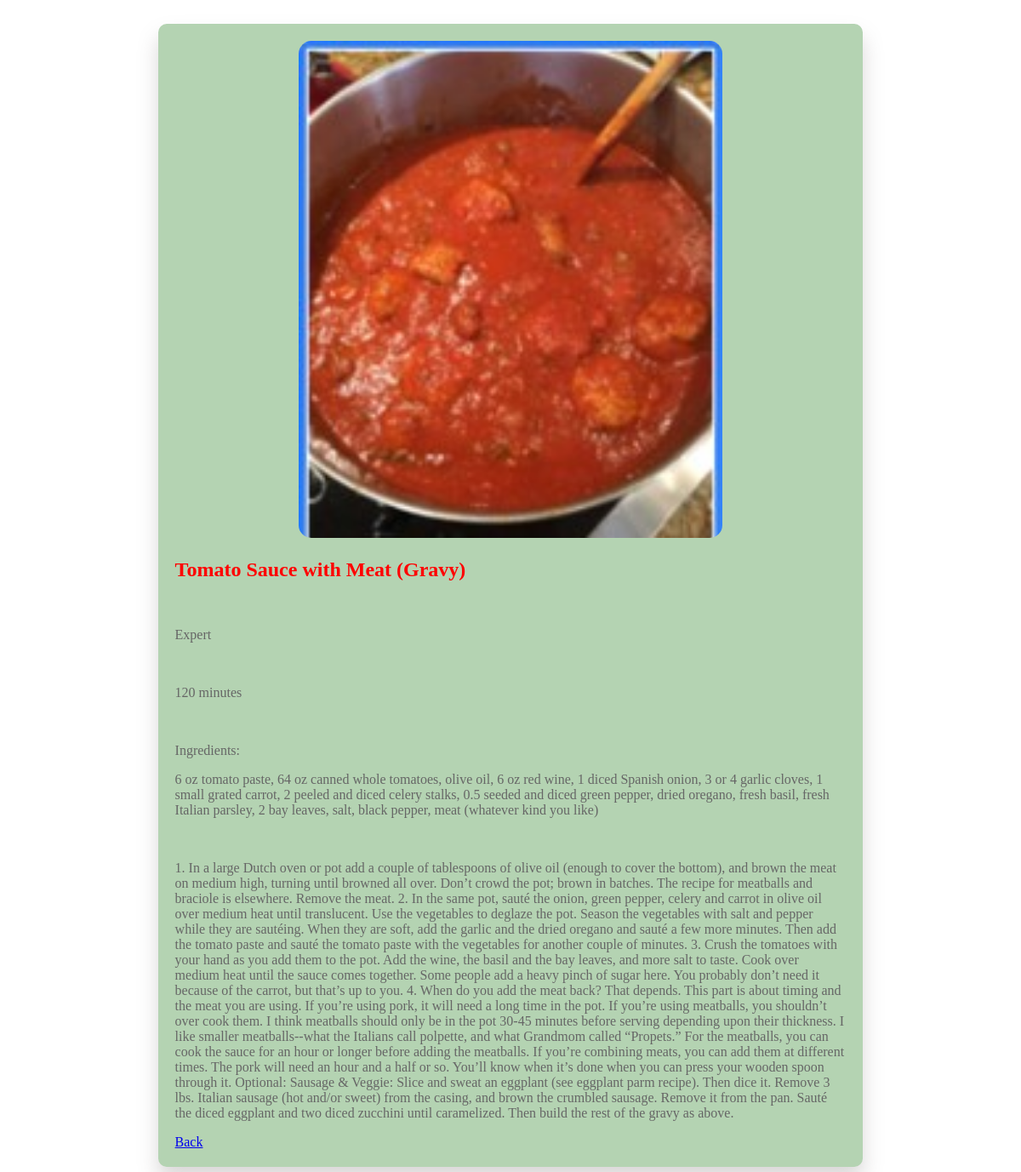
The page /list/4 (signed in) on the database its author committed.
### recipes/models.py (models this page shows, shortened)
class Recipe(models.Model):
    name = models.CharField(max_length = 120)
    cooking_time = models.IntegerField(help_text = 'in minutes', default = 0)
    ingredients = models.CharField(max_length = 500)
    description = models.TextField()
    pic = models.ImageField(upload_to='recipes', default='no_picture.jpg')
    def calc_difficulty(self):
        ingredients = self.ingredients.split(', ')
        if self.cooking_time <= 90 and len(ingredients) <= 5:
            difficulty = 'Easy'
        elif self.cooking_time <= 90 and len(ingredients) > 5:
            difficulty = 'Intermediate'
        elif self.cooking_time > 90 and len(ingredients) < 10:
            difficulty = 'Hard'
        elif self.cooking_time > 90 and len(ingredients) >= 10:
            difficulty = 'Expert'
        return difficulty

### recipes/views.py (the view)
# urls.py: path('list/<pk>', RecipeDetailView.as_view(), name='detail'),
class RecipeDetailView(LoginRequiredMixin, DetailView):
    model = Recipe
    template_name = 'recipes/detail.html'

### recipes/templates/recipes/detail.html (shortened to what this page needs)
{% load static %}
<!DOCTYPE html>
<html lang="en">
<head>
</head>
<body>
    <section class="details-section">
        <div class="details-card">
            <img class="details-card-img" src="{{object.pic.url}}" alt="recipe-img">
            <div class="details-container">
                <h1> {{object.name}} </h1>
                <br>
                <p> {{object.calc_difficulty}} </p>
                <br>
                <p> {{object.cooking_time}} minutes</p>
                <br>
                <p>Ingredients: <p>
                <p> {{object.ingredients}} </p>
                <br>
                <p> {{object.description}} </p>
                    <a href="/recipes/list"> Back</a>
            </div>
        </div>
    </section>
</body>
</html>

### recipes/templates/recipes/detail.html (style rules this page uses)
.details-section { display: flex; place-content: center; justify-items: center; height: 100%; width: 100%; }
.details-card { box-shadow: 0 15px 25px rgba(129, 124, 124, 0.3); border-radius: 10px; backdrop-filter: blur(40px); background-color: #b4d3b2; text-align: center; height: 100%; width: 70%; margin: 20px; padding-top: 20px; }
.details-card-img { border-radius: 15px; height: 40%; width: 60%; }
.details-container { text-align: left; margin: 20px; }
h1 { color: red; }
p { color: #666; }

### rows shown on the page
Recipe: pic (picture), name "Tomato Sauce with Meat (Gravy)", calc_difficulty "Expert", cooking_time "120", ingredients "6 oz tomato paste, 64 oz canned whole tomatoes, olive oil, 6 oz red wine, 1 diced Spanish onion, 3 or 4 garlic cloves, 1 small grated carrot, 2 peeled and diced celery stalks, 0.5 seeded and diced green pepper, dried oregano, fresh basil, fresh Italian parsley, 2 bay leaves, salt, black pepper, meat (whatever kind you like)", description "1. In a large Dutch oven or pot add a couple of tablespoons of olive oil (enough to cover the bottom), and brown the meat on medium high, turning until browned all over. Don’t crowd the pot; brown in batches. The recipe for meatballs and braciole is elsewhere. Remove the meat. 2. In the same pot, sauté the onion, green pepper, celery and carrot in olive oil over medium heat until translucent. Use the vegetables to deglaze the pot. Season the vegetables with salt and pepper while they are sautéing. When they are soft, add the garlic and the dried oregano and sauté a few more minutes. Then add the tomato paste and sauté the tomato paste with the vegetables for another couple of minutes. 3.…"
